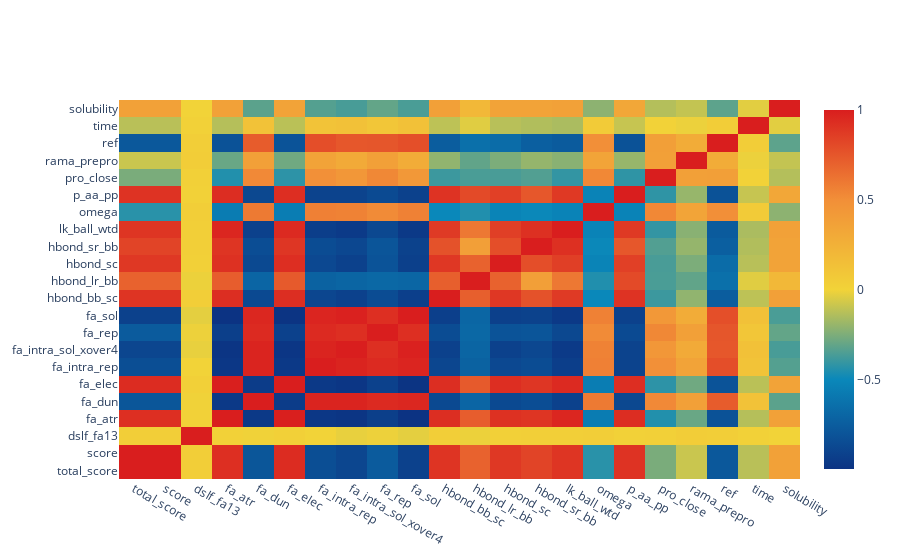

The notebook cell saved with this chart:
### Code cell
# Heatmap of pearson correlation matrix

data = [go.Heatmap( z=pearson_corr.values, x=list(pearson_corr.columns), y=list(pearson_corr.index), colorscale='Portland')]
iplot(data, filename='pandas-heatmap')

### Figure 1 — Plotly figure (JSON) as saved in the notebook; plotly's stock layout.template omitted (floating-point values rounded to 4 significant figures; data arrays with more than 128 entries replaced by an {"elided": "..."} marker saying what was removed)
{"data": [{"colorscale": [[0, "rgb(12,51,131)"], [0.25, "rgb(10,136,186)"], [0.5, "rgb(242,211,56)"], [0.75, "rgb(242,143,56)"], [1, "rgb(217,30,30)"]], "type": "heatmap", "x": ["total_score", "score", "dslf_fa13", "fa_atr", "fa_dun", "fa_elec", "fa_intra_rep", "fa_intra_sol_xover4", "fa_rep", "fa_sol", "hbond_bb_sc", "hbond_lr_bb", "hbond_sc", "hbond_sr_bb", "lk_ball_wtd", "omega", "p_aa_pp", "pro_close", "rama_prepro", "ref", "time", "solubility"], "y": ["total_score", "score", "dslf_fa13", "fa_atr", "fa_dun", "fa_elec", "fa_intra_rep", "fa_intra_sol_xover4", "fa_rep", "fa_sol", "hbond_bb_sc", "hbond_lr_bb", "hbond_sc", "hbond_sr_bb", "lk_ball_wtd", "omega", "p_aa_pp", "pro_close", "rama_prepro", "ref", "time", "solubility"], "z": {"elided": "22x22 float values"}}], "layout": {}}
